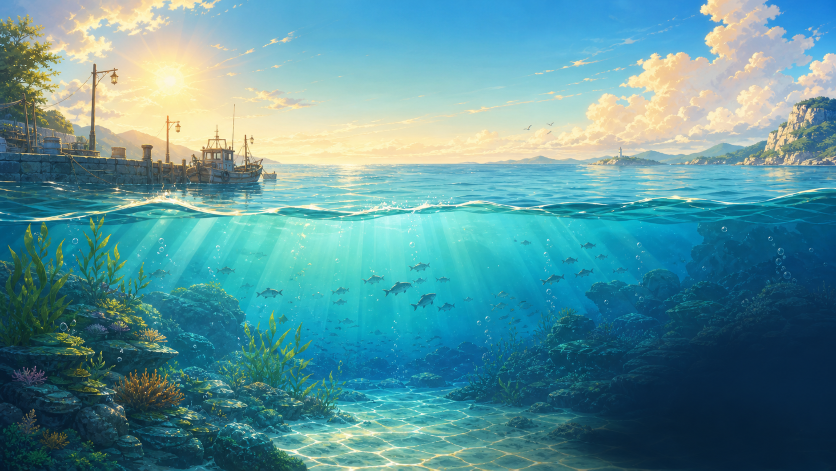
#> input picture tools/source_assets/title_opening_bg_source.png, 1672 x 941 px (shown at 1/2 size)
$ python generate_title_showcase_assets.py
#> lines starting #> are read from the running program, lines starting #| are printed output that depends on the picture
#> in build_background, source is the input picture: PIL image 1672x941 RGB; mean R, G, B 88.6, 146.6, 153.4
#!/usr/bin/env python3
"""Generate raster assets for the opening/title screen showcase."""

from __future__ import annotations

import math
import random
from pathlib import Path

from PIL import Image, ImageDraw, ImageFilter


ROOT = Path(__file__).resolve().parents[1]
SOURCE = ROOT / "tools" / "source_assets" / "title_opening_bg_source.png"
OUT_DIR = ROOT / "assets" / "showcase" / "title"

BG_OUT = OUT_DIR / "title_ocean_bg.png"
GRADE_OUT = OUT_DIR / "title_color_grade.png"
LOGO_FRAME_OUT = OUT_DIR / "title_logo_frame.png"
MENU_FRAME_OUT = OUT_DIR / "title_menu_frame.png"
BUTTON_PRIMARY_OUT = OUT_DIR / "title_button_primary.png"
BUTTON_PRIMARY_HOVER_OUT = OUT_DIR / "title_button_primary_hover.png"
BUTTON_PRIMARY_PRESSED_OUT = OUT_DIR / "title_button_primary_pressed.png"
BUTTON_SECONDARY_OUT = OUT_DIR / "title_button_secondary.png"
BUTTON_SECONDARY_HOVER_OUT = OUT_DIR / "title_button_secondary_hover.png"
BUTTON_DISABLED_OUT = OUT_DIR / "title_button_disabled.png"

BG_SIZE = (1920, 1080)


def _cover(image: Image.Image, size: tuple[int, int]) -> Image.Image:
#> called with size = (1920, 1080)
    scale = max(size[0] / image.width, size[1] / image.height)
#> scale = 1.15
    resized = image.resize((round(image.width * scale), round(image.height * scale)), Image.Resampling.LANCZOS)
    left = round((resized.width - size[0]) * 0.5)
#> left = 0
    top = round((resized.height - size[1]) * 0.5)
#> top = 0
    return resized.crop((left, top, left + size[0], top + size[1]))


def _blend_noise(image: Image.Image, rect: tuple[int, int, int, int], strength: int = 14) -> None:
    rng = random.Random(240629)
    pixels = image.load()
    x0, y0, x1, y1 = rect
    for y in range(y0, y1):
        for x in range(x0, x1):
            if rng.random() > 0.055:
                continue
            r, g, b, a = pixels[x, y]
            delta = rng.randint(-strength, strength)
            pixels[x, y] = (
                max(0, min(255, r + delta)),
                max(0, min(255, g + delta)),
                max(0, min(255, b + delta)),
                a,
            )


def _draw_corner_plates(draw: ImageDraw.ImageDraw, rect: tuple[int, int, int, int], size: int = 34) -> None:
    x0, y0, x1, y1 = rect
    fill = (214, 159, 75, 238)
    edge = (92, 51, 22, 230)
    shine = (255, 235, 160, 170)
    plates = [
        [(x0, y0 + size), (x0, y0), (x0 + size, y0), (x0 + size - 11, y0 + 11), (x0 + 11, y0 + size - 11)],
        [(x1, y0 + size), (x1, y0), (x1 - size, y0), (x1 - size + 11, y0 + 11), (x1 - 11, y0 + size - 11)],
        [(x0, y1 - size), (x0, y1), (x0 + size, y1), (x0 + size - 11, y1 - 11), (x0 + 11, y1 - size + 11)],
        [(x1, y1 - size), (x1, y1), (x1 - size, y1), (x1 - size + 11, y1 - 11), (x1 - 11, y1 - size + 11)],
    ]
    for points in plates:
        draw.polygon(points, fill=fill, outline=edge)
        draw.line(points[:3], fill=shine, width=2)


def _rounded_panel(
    size: tuple[int, int],
    outer: tuple[int, int, int, int],
    inner: tuple[int, int, int, int],
    accent: tuple[int, int, int, int],
    *,
    radius: int,
    margin: int,
    shadow: int = 16,
) -> Image.Image:
    img = Image.new("RGBA", size, (0, 0, 0, 0))
    draw = ImageDraw.Draw(img)
    box = (shadow, shadow, size[0] - shadow, size[1] - shadow)
    for i in range(shadow, 0, -1):
        alpha = round(72 * (i / shadow) ** 1.7)
        draw.rounded_rectangle(
            (box[0] - i, box[1] - i // 2, box[2] + i, box[3] + i),
            radius=radius + i,
            fill=(0, 0, 0, alpha),
        )
    draw.rounded_rectangle(box, radius=radius, fill=outer)
    inner_box = (box[0] + margin, box[1] + margin, box[2] - margin, box[3] - margin)
    draw.rounded_rectangle(inner_box, radius=max(6, radius - margin), fill=inner)
    draw.rounded_rectangle(box, radius=radius, outline=(58, 33, 18, 240), width=4)
    draw.rounded_rectangle(
        (box[0] + 7, box[1] + 7, box[2] - 7, box[3] - 7),
        radius=radius - 4,
        outline=accent,
        width=3,
    )
    draw.rounded_rectangle(inner_box, radius=max(6, radius - margin), outline=(96, 63, 31, 150), width=2)
    _draw_corner_plates(draw, (box[0] + 5, box[1] + 5, box[2] - 5, box[3] - 5))
    return img


def build_background() -> None:
    source = Image.open(SOURCE).convert("RGB")
    bg = _cover(source, BG_SIZE)
    bg.save(BG_OUT)


def build_color_grade() -> None:
    w, h = BG_SIZE
    grade = Image.new("RGBA", BG_SIZE, (0, 0, 0, 0))
#> grade: PIL image 1920x1080 RGBA; every value is 0
    draw = ImageDraw.Draw(grade)

    for y in range(h):
        t = y / max(1, h - 1)
        if t < 0.42:
            alpha = round(24 * (1.0 - t / 0.42))
            draw.line((0, y, w, y), fill=(255, 226, 150, alpha))
        else:
            alpha = round(112 * ((t - 0.42) / 0.58) ** 1.25)
            draw.line((0, y, w, y), fill=(1, 17, 32, alpha))

    right = Image.new("RGBA", BG_SIZE, (0, 0, 0, 0))
    rd = ImageDraw.Draw(right)
    for x in range(w):
        t = max(0.0, (x / w - 0.55) / 0.45)
        alpha = round(120 * t**1.45)
        rd.line((x, 0, x, h), fill=(0, 18, 32, alpha))
    grade.alpha_composite(right)

    vignette = Image.new("L", BG_SIZE, 0)
#> vignette: PIL image 1920x1080 L; every value is 0
    px = vignette.load()
    cx, cy = w * 0.46, h * 0.44
    max_dist = math.hypot(max(cx, w - cx), max(cy, h - cy))
    for y in range(h):
        for x in range(w):
            d = math.hypot(x - cx, y - cy) / max_dist
            px[x, y] = max(0, min(125, round(((d - 0.42) / 0.58) ** 1.8 * 125))) if d > 0.42 else 0
    vignette = vignette.filter(ImageFilter.GaussianBlur(18))
    dark = Image.new("RGBA", BG_SIZE, (0, 8, 20, 0))
    dark.putalpha(vignette)
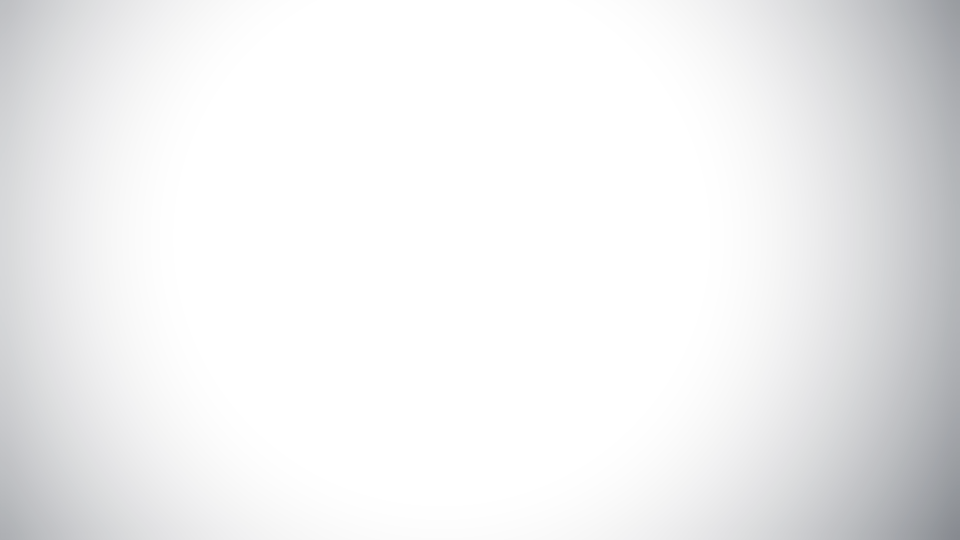
#> dark: PIL image 1920x1080 RGBA (shown at 1/2 size); mean R, G, B, A 0, 8, 20, 15.7; transparent parts drawn white
    grade.alpha_composite(dark)
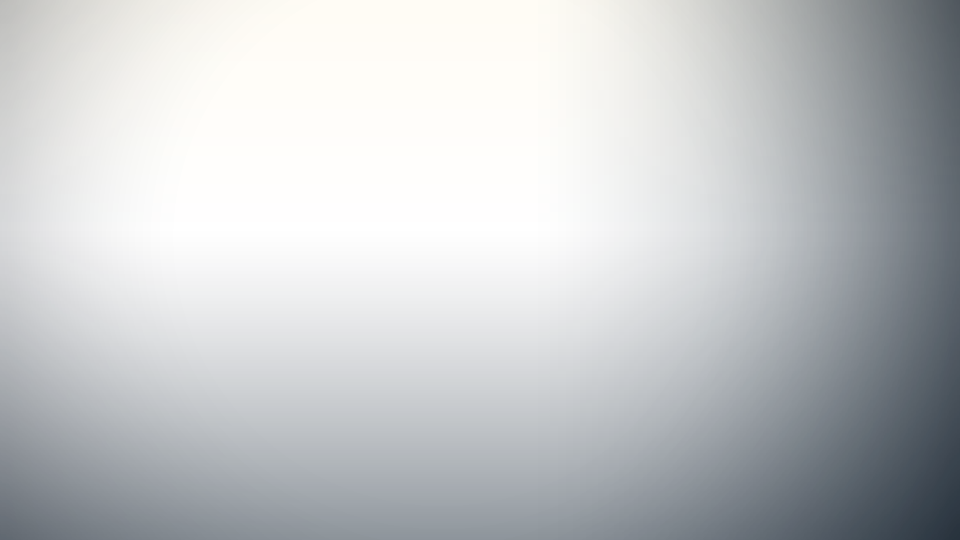
#> grade: PIL image 1920x1080 RGBA (shown at 1/2 size); mean R, G, B, A 58.1, 62.9, 56.6, 63; transparent parts drawn white

    grade.save(GRADE_OUT)


def build_logo_frame() -> None:
    img = _rounded_panel(
        (1040, 274),
        outer=(13, 49, 76, 236),
        inner=(242, 225, 180, 236),
        accent=(235, 190, 93, 235),
        radius=28,
        margin=20,
        shadow=18,
    )
#> in _rounded_panel, `img = Image.new("RGBA", size, (0, 0, 0, 0))`: img: PIL image 1040x274 RGBA; every value is 0
    draw = ImageDraw.Draw(img)
    body = (52, 52, 988, 222)
    draw.rounded_rectangle(body, radius=14, fill=(19, 63, 91, 212), outline=(251, 216, 126, 180), width=2)
    draw.rounded_rectangle((82, 82, 958, 192), radius=10, fill=(10, 35, 60, 126))
    draw.line((110, 71, 930, 71), fill=(255, 236, 162, 120), width=2)
    draw.line((132, 204, 908, 204), fill=(23, 104, 132, 160), width=2)
    for i in range(26):
        x = 110 + i * 32
        y = 58 + (i % 3) * 2
        draw.ellipse((x, y, x + 5, y + 5), fill=(255, 239, 170, 86))
    _blend_noise(img, (44, 44, 996, 230), 8)
    img.save(LOGO_FRAME_OUT)


def build_menu_frame() -> None:
    img = _rounded_panel(
        (590, 430),
        outer=(11, 44, 70, 240),
        inner=(238, 222, 179, 242),
        accent=(229, 181, 91, 232),
        radius=20,
        margin=18,
        shadow=18,
    )
#> in _rounded_panel (call 2), `img = Image.new("RGBA", size, (0, 0, 0, 0))`: img: PIL image 590x430 RGBA; every value is 0
    draw = ImageDraw.Draw(img)
    draw.rounded_rectangle((46, 44, 544, 92), radius=9, fill=(10, 67, 70, 222), outline=(247, 213, 121, 156), width=2)
    draw.rounded_rectangle((50, 112, 540, 368), radius=12, fill=(254, 240, 199, 220), outline=(130, 91, 45, 102), width=1)
    for y in (182, 256, 330):
        draw.line((76, y, 514, y), fill=(183, 145, 86, 72), width=1)
    for i in range(10):
        x = 78 + i * 42
        draw.line((x, 122, x + 18, 122), fill=(255, 247, 210, 72), width=1)
    _blend_noise(img, (50, 112, 540, 368), 10)
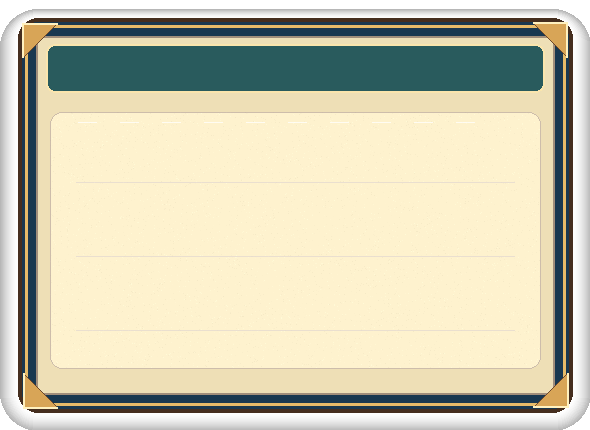
#> img: PIL image 590x430 RGBA; mean R, G, B, A 168.7, 164, 136, 195.1; transparent parts drawn white
    img.save(MENU_FRAME_OUT)


def _button_frame(
    path: Path,
    fill: tuple[int, int, int, int],
    inner: tuple[int, int, int, int],
    glow: tuple[int, int, int, int],
    *,
    disabled: bool = False,
) -> None:
#> called with fill = (128, 75, 28, 246), inner = (182, 125, 45, 236), glow = (255, 226, 132, 220), disabled = False
    w, h = (500, 78)
    img = Image.new("RGBA", (w, h), (0, 0, 0, 0))
#> img: PIL image 500x78 RGBA; every value is 0
    draw = ImageDraw.Draw(img)
    draw.rounded_rectangle((6, 9, w - 6, h - 4), radius=13, fill=(0, 0, 0, 82))
    draw.rounded_rectangle((10, 7, w - 10, h - 9), radius=11, fill=fill, outline=(74, 43, 22, 230), width=3)
    draw.rounded_rectangle((18, 15, w - 18, h - 17), radius=7, fill=inner, outline=glow, width=2)
    draw.line((34, 18, w - 34, 18), fill=(255, 241, 182, 110 if not disabled else 38), width=2)
    draw.line((40, h - 19, w - 40, h - 19), fill=(0, 16, 25, 82), width=2)
    for x in (30, w - 35):
        draw.polygon(
            [(x, h * 0.5), (x + (8 if x < w / 2 else -8), h * 0.5 - 8), (x + (8 if x < w / 2 else -8), h * 0.5 + 8)],
            fill=glow,
        )
    img.save(path)
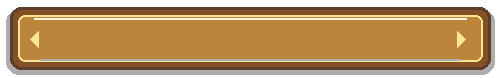
#> saved as title_button_primary.png: PIL image 500x78 RGBA; mean R, G, B, A 125.8, 88.2, 37.2, 182.7; transparent parts drawn white


def build_buttons() -> None:
    _button_frame(
        BUTTON_PRIMARY_OUT,
        (128, 75, 28, 246),
        (182, 125, 45, 236),
        (255, 226, 132, 220),
    )
    _button_frame(
        BUTTON_PRIMARY_HOVER_OUT,
        (156, 90, 32, 250),
        (217, 151, 54, 242),
        (255, 244, 176, 238),
    )
    _button_frame(
        BUTTON_PRIMARY_PRESSED_OUT,
        (92, 54, 27, 250),
        (138, 91, 38, 240),
        (212, 156, 78, 210),
    )
#> call 3 of _button_frame, with fill = (92, 54, 27, 250), inner = (138, 91, 38, 240), glow = (212, 156, 78, 210), disabled = False
#> in _button_frame (call 3), `img.save(path)`:
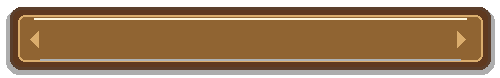
#> saved as title_button_primary_pressed.png: PIL image 500x78 RGBA; mean R, G, B, A 98.4, 66.2, 31.4, 184.7; transparent parts drawn white
    _button_frame(
        BUTTON_SECONDARY_OUT,
        (8, 53, 79, 246),
        (13, 84, 104, 235),
        (229, 184, 90, 204),
    )
#> call 4 of _button_frame, with fill = (8, 53, 79, 246), inner = (13, 84, 104, 235), glow = (229, 184, 90, 204), disabled = False
#> in _button_frame (call 4), `img.save(path)`:
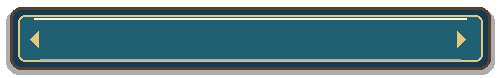
#> saved as title_button_secondary.png: PIL image 500x78 RGBA; mean R, G, B, A 29.1, 64, 69.9, 181.5; transparent parts drawn white
    _button_frame(
        BUTTON_SECONDARY_HOVER_OUT,
        (11, 69, 100, 248),
        (16, 111, 131, 238),
        (255, 225, 129, 226),
    )
    _button_frame(
        BUTTON_DISABLED_OUT,
        (67, 61, 54, 220),
        (96, 88, 78, 204),
        (157, 138, 104, 150),
        disabled=True,
    )
#> in _button_frame (call 6), `img.save(path)`:
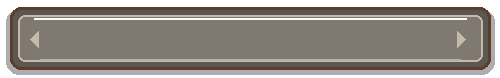
#> saved as title_button_disabled.png: PIL image 500x78 RGBA; mean R, G, B, A 72.8, 64.9, 54.9, 159.4; transparent parts drawn white


def main() -> int:
    if not SOURCE.exists():
        print(f"Missing source image: {SOURCE}")
        return 1
    OUT_DIR.mkdir(parents=True, exist_ok=True)
    build_background()
    build_color_grade()
    build_logo_frame()
    build_menu_frame()
    build_buttons()
    for path in [
        BG_OUT,
        GRADE_OUT,
        LOGO_FRAME_OUT,
        MENU_FRAME_OUT,
        BUTTON_PRIMARY_OUT,
        BUTTON_PRIMARY_HOVER_OUT,
        BUTTON_PRIMARY_PRESSED_OUT,
        BUTTON_SECONDARY_OUT,
        BUTTON_SECONDARY_HOVER_OUT,
        BUTTON_DISABLED_OUT,
    ]:
        print(path.relative_to(ROOT))
    return 0


if __name__ == "__main__":
    raise SystemExit(main())
#> (the program exits here)

$ run again, with tools/source_assets/fishing_spot_map_source.png copied over tools/source_assets/title_opening_bg_source.png
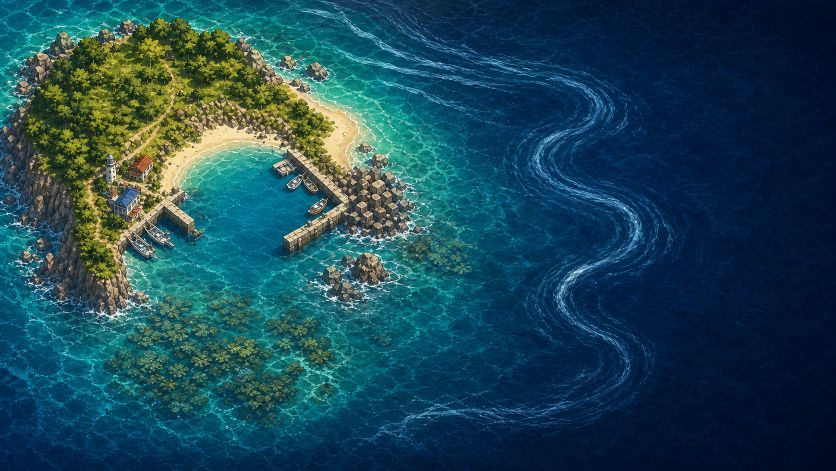
#> input picture tools/source_assets/fishing_spot_map_source.png, 1672 x 941 px (shown at 1/2 size)
#> in build_background, source is the input picture: PIL image 1672x941 RGB; mean R, G, B 27, 71.3, 85.5
#> in _cover, `return resized.crop((left, top, left + size[0], top + size[1]))`:
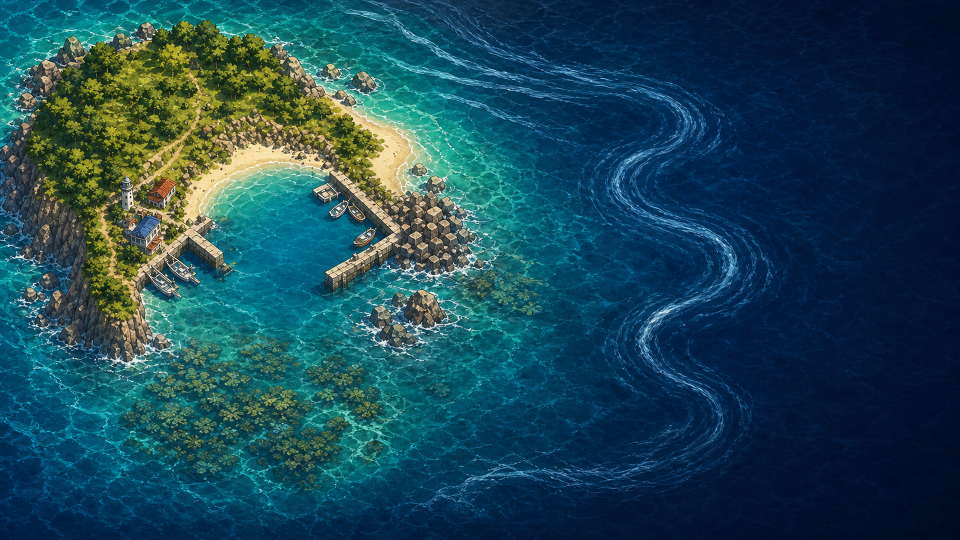
#> returned value: PIL image 1920x1080 RGB (shown at 1/2 size); mean R, G, B 27.1, 71.3, 85.6

$ run again, with tools/source_assets/harbor_hub_bg_source.png copied over tools/source_assets/title_opening_bg_source.png
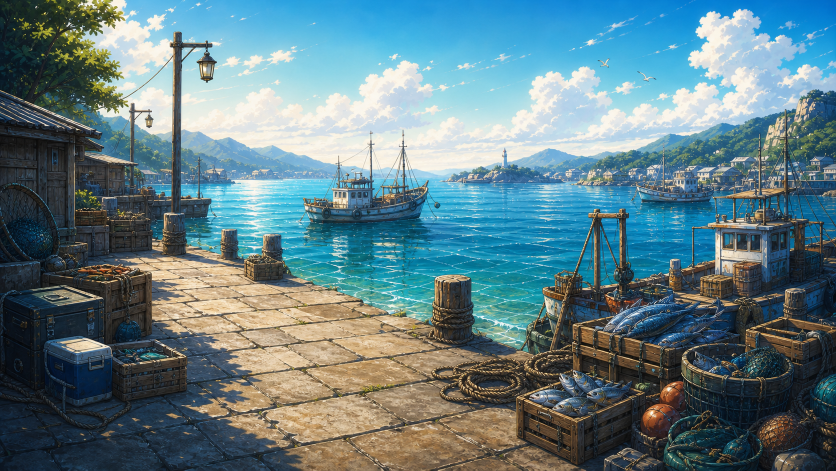
#> input picture tools/source_assets/harbor_hub_bg_source.png, 1672 x 941 px (shown at 1/2 size)
#> in build_background, source is the input picture: PIL image 1672x941 RGB; mean R, G, B 97.4, 125.9, 132.9
#> in _cover, `resized = image.resize((round(image.width * scale), round(image.height..`:
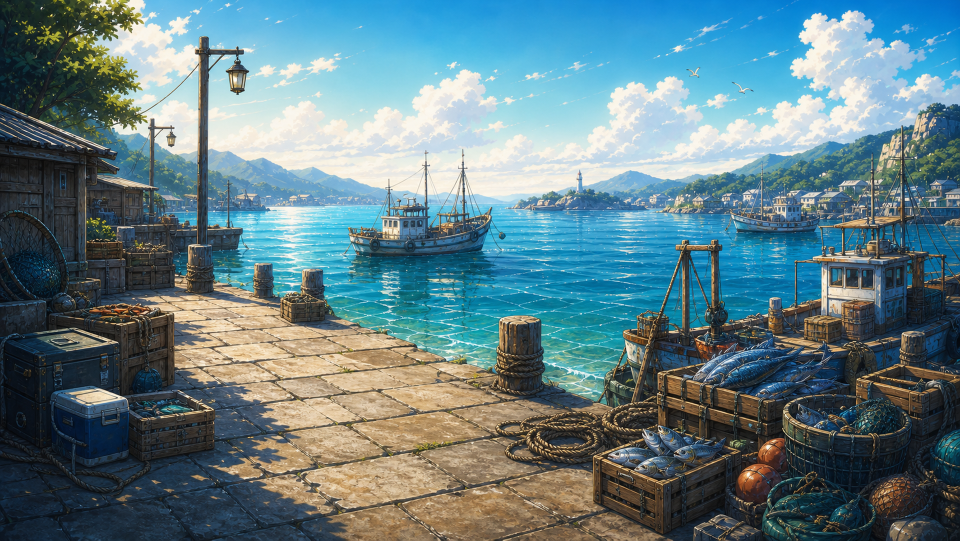
#> resized: PIL image 1920x1081 RGB (shown at 1/2 size); mean R, G, B 97.4, 125.9, 132.9
#> in _cover, `return resized.crop((left, top, left + size[0], top + size[1]))`:
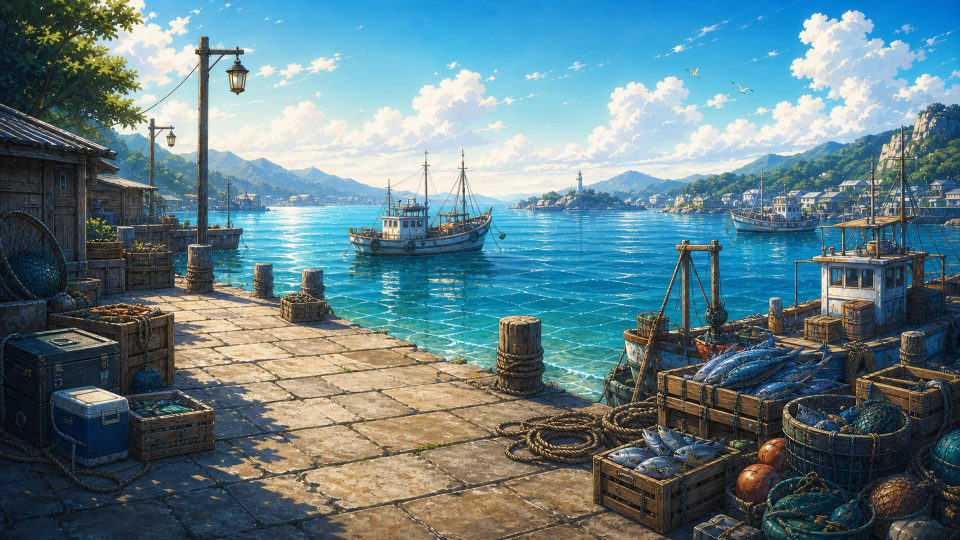
#> returned value: PIL image 1920x1080 RGB (shown at 1/2 size); mean R, G, B 97.4, 125.9, 133
